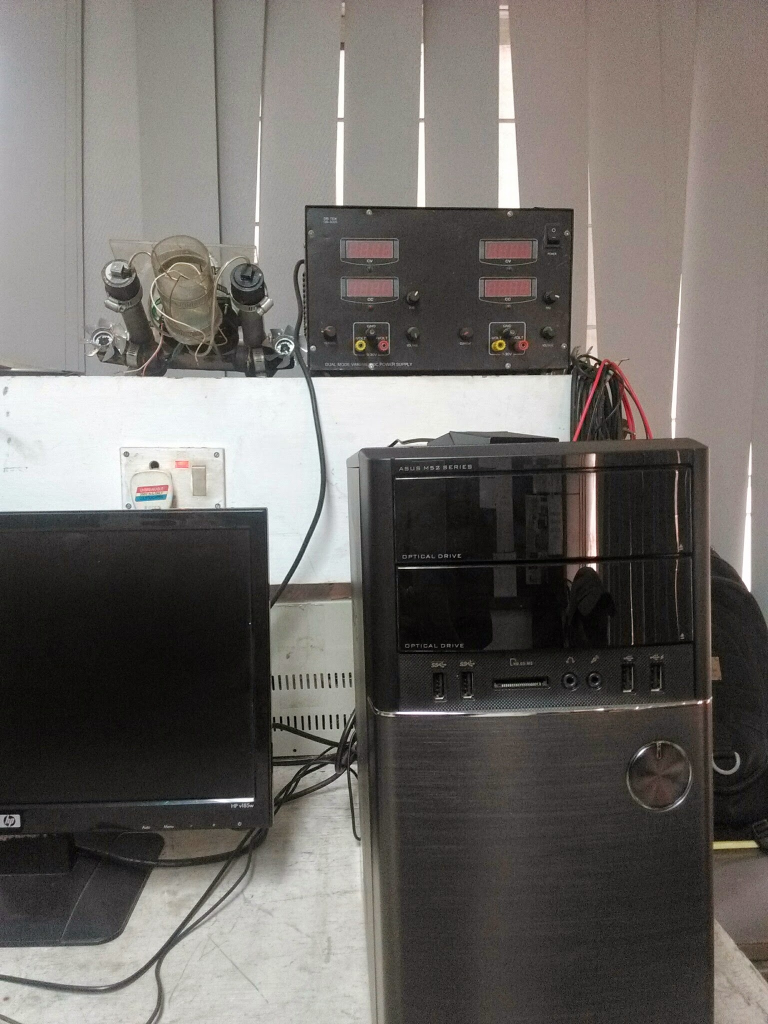
//> input picture linearPanaroma/IMG_20150408_112514.jpg, 1536 x 2048 px, given in place of the camera (shown at 1/2 size)
$ ./objTracking   (built with g++ and OpenCV 4)
//> lines starting //> are read from the running program, lines starting //| are printed output that depends on the picture; after the words box and inside, x2 and y2 are one past the last pixel; in counts of white or black regions, pixels touching at a corner belong together
/*
 * objectTrackingTutorial.cpp

Written by  Kyle Hounslow 2013

Permission is hereby granted, free of charge, to any person obtaining a copy of this software and associated
 documentation files (the "Software")
, to deal in the Software without restriction, including without limitation the rights to use, copy, modify,
 merge, publish, distribute, sublicense,
and/or sell copies of the Software, and to permit persons to whom the Software is furnished to do so, subject
 to the following conditions:

The above copyright notice and this permission notice shall be included in all copies or substantial
portions of the Software.

THE SOFTWARE IS PROVIDED "AS IS", WITHOUT WARRANTY OF ANY KIND, EXPRESS OR IMPLIED, INCLUDING BUT NOT
LIMITED TO THE WARRANTIES OF MERCHANTABILITY,
FITNESS FOR A PARTICULAR PURPOSE AND NONINFRINGEMENT. IN NO EVENT SHALL THE AUTHORS OR COPYRIGHT HOLDERS
 BE LIABLE FOR ANY CLAIM, DAMAGES OR OTHER
LIABILITY, WHETHER IN AN ACTION OF CONTRACT, TORT OR OTHERWISE, ARISING FROM, OUT OF OR IN CONNECTION WITH
THE SOFTWARE OR THE USE OR OTHER DEALINGS
IN THE SOFTWARE.
*/
#include <sstream>
#include <string>
#include <iostream>
#include <highgui/highgui.hpp>
#include <opencv.hpp>
#include <cstdio>

using namespace cv;
//initial min and max HSV filter values.
//these will be changed using trackbars
int H_MIN = 0;
int H_MAX = 256;
int S_MIN = 0;
int S_MAX = 256;
int V_MIN = 0;
int V_MAX = 256;
//default capture width and height
const int FRAME_WIDTH = 640;
const int FRAME_HEIGHT = 480;
//max number of objects to be detected in frame
const int MAX_NUM_OBJECTS=50;
//minimum and maximum object area
const int MIN_OBJECT_AREA = 20*20;
const int MAX_OBJECT_AREA = FRAME_HEIGHT*FRAME_WIDTH/1.5;
//names that will appear at the top of each window
const string windowName = "Original Image";
const string windowName1 = "HSV Image";
const string windowName2 = "Thresholded Image";
const string windowName3 = "After Morphological Operations";
const string trackbarWindowName = "Trackbars";
void on_trackbar( int, void* )
{//This function gets called whenever a
	// trackbar position is changed


}
// [7 lines left out: function intToString, not called in this run]
void createTrackbars(){
	//create window for trackbars


    namedWindow(trackbarWindowName,0);
	//create memory to store trackbar name on window
	char TrackbarName[50];
	sprintf( TrackbarName, "H_MIN", H_MIN);
	sprintf( TrackbarName, "H_MAX", H_MAX);
	sprintf( TrackbarName, "S_MIN", S_MIN);
	sprintf( TrackbarName, "S_MAX", S_MAX);
	sprintf( TrackbarName, "V_MIN", V_MIN);
	sprintf( TrackbarName, "V_MAX", V_MAX);
	//create trackbars and insert them into window
	//3 parameters are: the address of the variable that is changing when the trackbar is moved(eg.H_LOW),
	//the max value the trackbar can move (eg. H_HIGH),
	//and the function that is called whenever the trackbar is moved(eg. on_trackbar)
	//                                  ---->    ---->     ---->
    createTrackbar( "H_MIN", trackbarWindowName, &H_MIN, H_MAX, on_trackbar );
//> slider 'H_MIN' is set to 51
    createTrackbar( "H_MAX", trackbarWindowName, &H_MAX, H_MAX, on_trackbar );
    createTrackbar( "S_MIN", trackbarWindowName, &S_MIN, S_MAX, on_trackbar );
//> slider 'S_MIN' is set to 51
    createTrackbar( "S_MAX", trackbarWindowName, &S_MAX, S_MAX, on_trackbar );
    createTrackbar( "V_MIN", trackbarWindowName, &V_MIN, V_MAX, on_trackbar );
//> slider 'V_MIN' is set to 51
    createTrackbar( "V_MAX", trackbarWindowName, &V_MAX, V_MAX, on_trackbar );


}
// [88 lines left out: functions drawObject, morphOps, trackFilteredObject, not called in this run]
int main(int argc, char* argv[])
{
	//some boolean variables for different functionality within this
	//program
    bool trackObjects = false;
    bool useMorphOps = false;
	//Matrix to store each frame of the webcam feed
	Mat cameraFeed;
	//matrix storage for HSV image
	Mat HSV;
	//matrix storage for binary threshold image
	Mat threshold;
	//x and y values for the location of the object
	int x=0, y=0;
	//create slider bars for HSV filtering
	createTrackbars();
	//video capture object to acquire webcam feed
	VideoCapture capture;
	//open capture object at location zero (default location for webcam)
	capture.open(0);
	//set height and width of capture frame
	capture.set(CV_CAP_PROP_FRAME_WIDTH,FRAME_WIDTH);
	capture.set(CV_CAP_PROP_FRAME_HEIGHT,FRAME_HEIGHT);
	//start an infinite loop where webcam feed is copied to cameraFeed matrix
	//all of our operations will be performed within this loop
	while(1){
		//store image to matrix
		capture.read(cameraFeed);
//> cameraFeed is the input picture: 2048 rows x 1536 cols, CV_8UC3; mean B, G, R 102, 105.8, 109.7
		//convert frame from BGR to HSV colorspace
		cvtColor(cameraFeed,HSV,COLOR_BGR2HSV);
//> HSV: 2048 rows x 1536 cols, CV_8UC3; mean H, S, V 37.1, 26.4, 110.3
		//filter HSV image between values and store filtered image to
		//threshold matrix
		inRange(HSV,Scalar(H_MIN,S_MIN,V_MIN),Scalar(H_MAX,S_MAX,V_MAX),threshold);
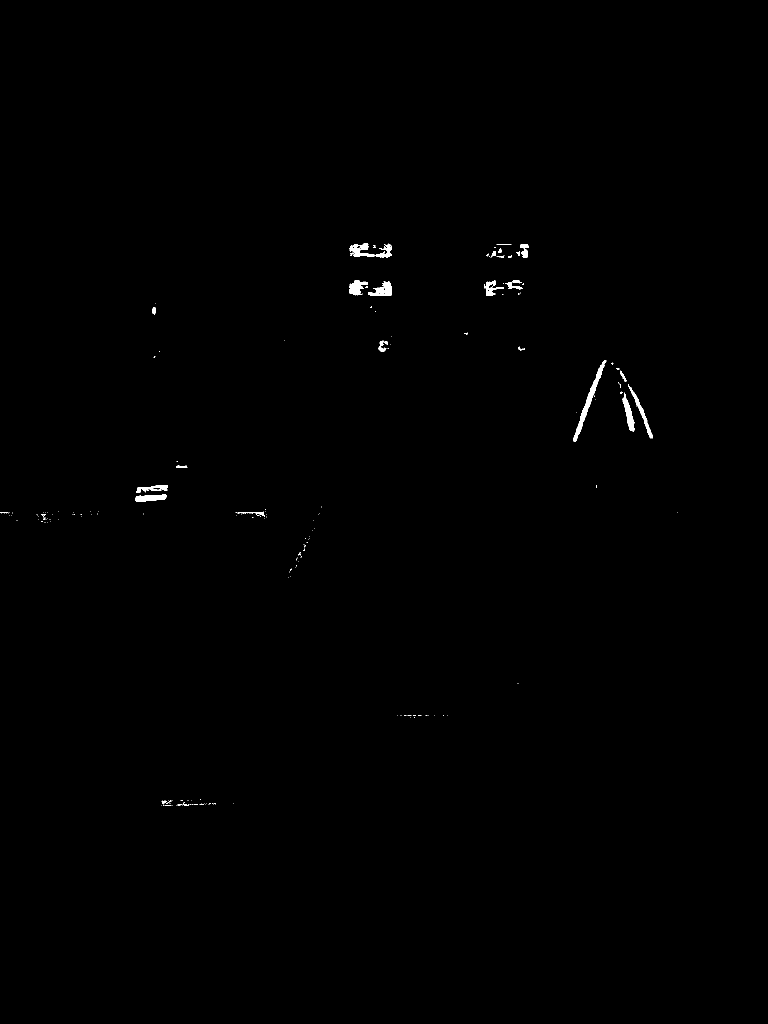
//> threshold: 2048 rows x 1536 cols, CV_8UC1 (shown at 1/2 size); 0.3% white; 209 white regions (181 under 20 px), largest, box (x1, y1, x2, y2) and area: (1146, 720, 1213, 883) 1485, (698, 486, 783, 515) 1186, (736, 563, 784, 592) 752
		//perform morphological operations on thresholded image to eliminate noise
		//and emphasize the filtered object(s)
		if(useMorphOps)
		morphOps(threshold);
		//pass in thresholded frame to our object tracking function
		//this function will return the x and y coordinates of the
		//filtered object
		if(trackObjects)
			trackFilteredObject(x,y,threshold,cameraFeed);

		//show frames
		imshow(windowName2,threshold);
		imshow(windowName,cameraFeed);
		imshow(windowName1,HSV);
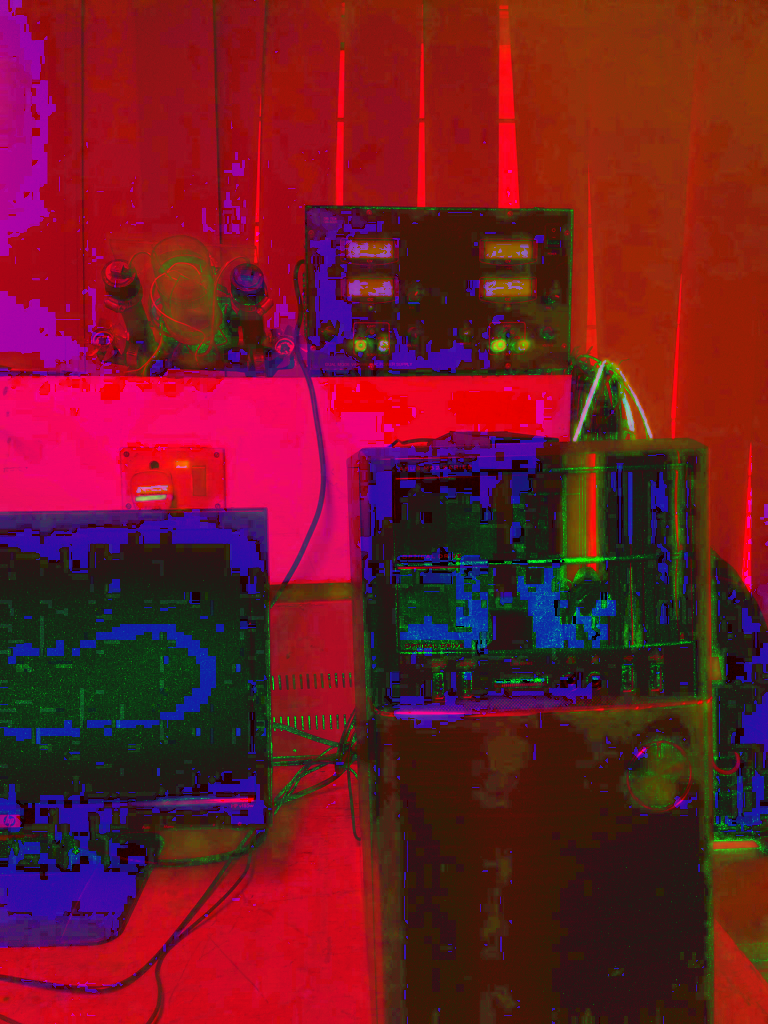
//> window 'HSV Image': 2048 rows x 1536 cols, CV_8UC3 (shown at 1/2 size); mean B, G, R 37.1, 26.4, 110.3


		//delay 30ms so that screen can refresh.
		//image will not appear without this waitKey() command
		waitKey(30);
	}


	return 0;
}

$ run again, on linearPanaroma/IMG_20150408_112518.jpg
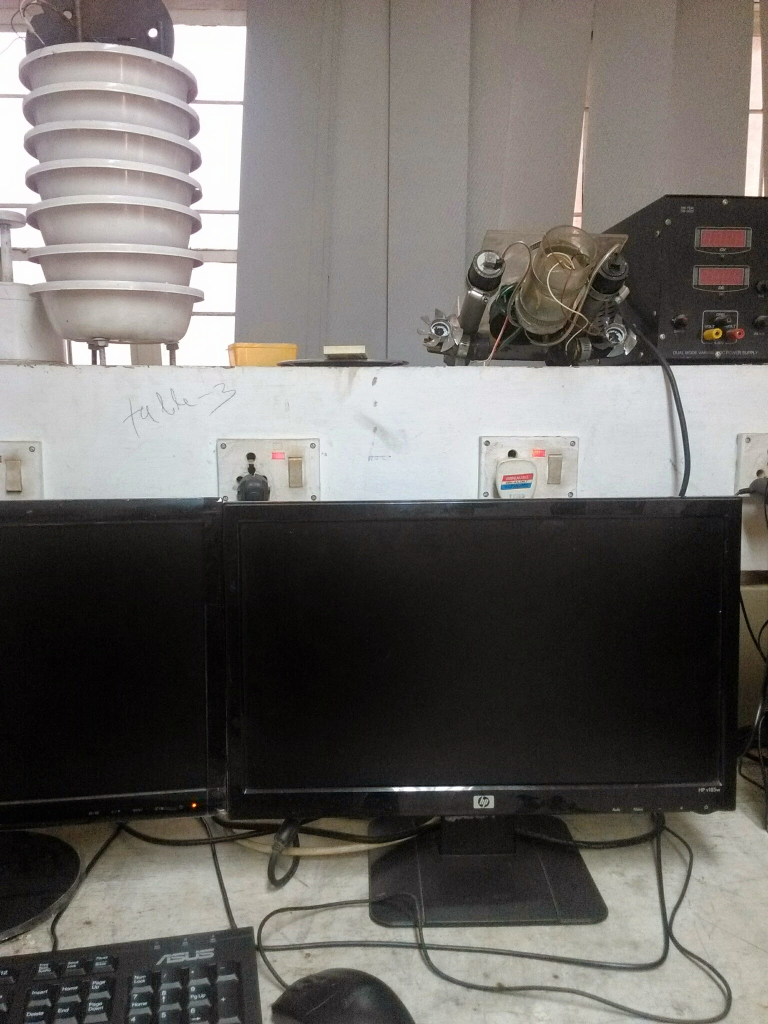
//> input picture linearPanaroma/IMG_20150408_112518.jpg, 1536 x 2048 px, given in place of the camera (shown at 1/2 size)
//> cameraFeed is the input picture: 2048 rows x 1536 cols, CV_8UC3; mean B, G, R 101.7, 105.3, 108.5
//> HSV: 2048 rows x 1536 cols, CV_8UC3; mean H, S, V 53.6, 33.5, 109.5
//> `inRange(HSV,Scalar(H_MIN,S_MIN,V_MIN),Scalar(H_MAX,S_MAX,V_MAX),thresh..`:
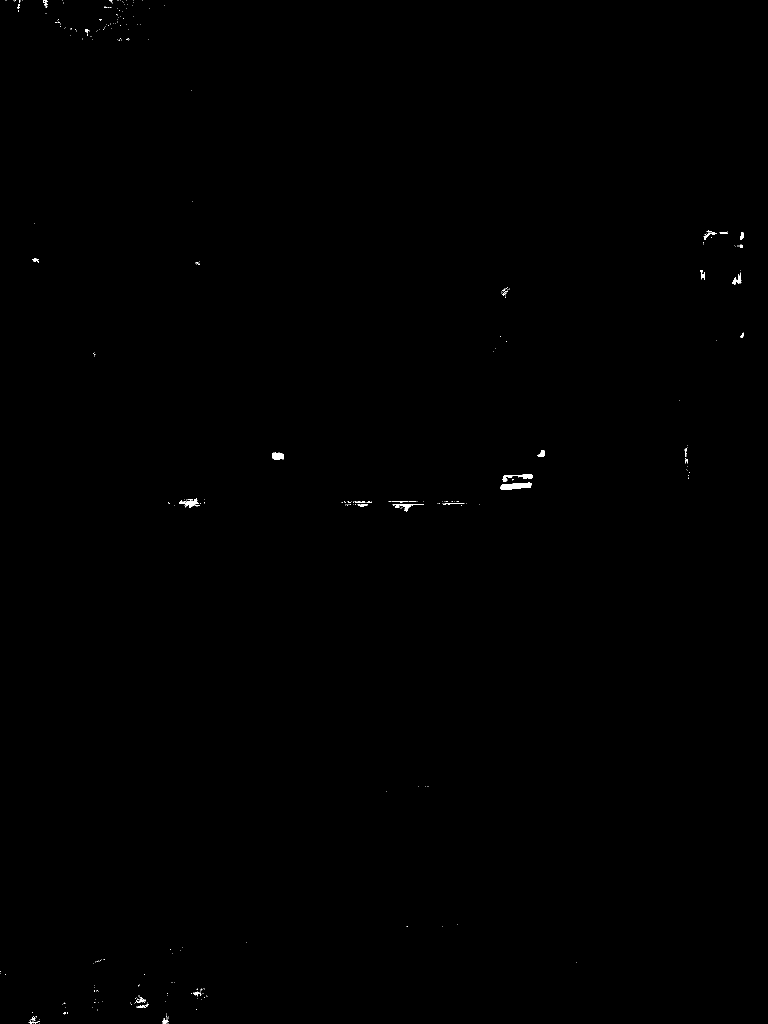
//> threshold: 2048 rows x 1536 cols, CV_8UC1 (shown at 1/2 size); 0.13% white; 332 white regions (299 under 20 px), largest, box (x1, y1, x2, y2) and area: (1001, 965, 1063, 980) 644, (1005, 948, 1066, 963) 352, (358, 997, 398, 1016) 296
//> `imshow(windowName1,HSV);`:
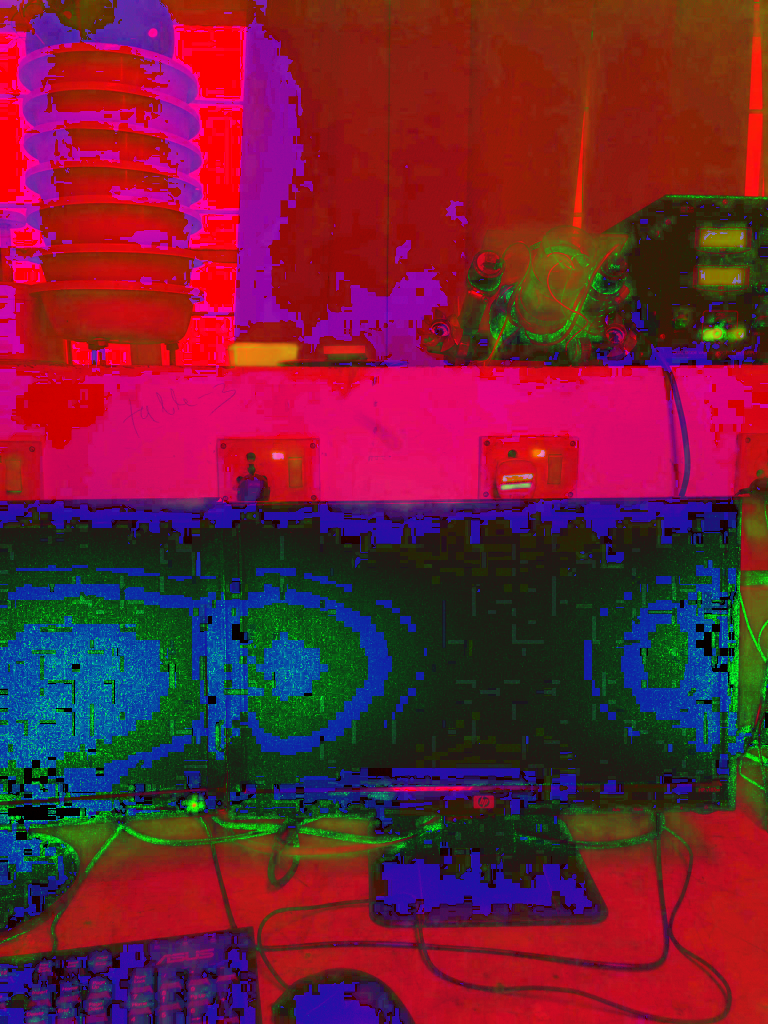
//> window 'HSV Image': 2048 rows x 1536 cols, CV_8UC3 (shown at 1/2 size); mean B, G, R 53.6, 33.5, 109.5

$ run again, on linearPanaroma/IMG_20150408_112522.jpg
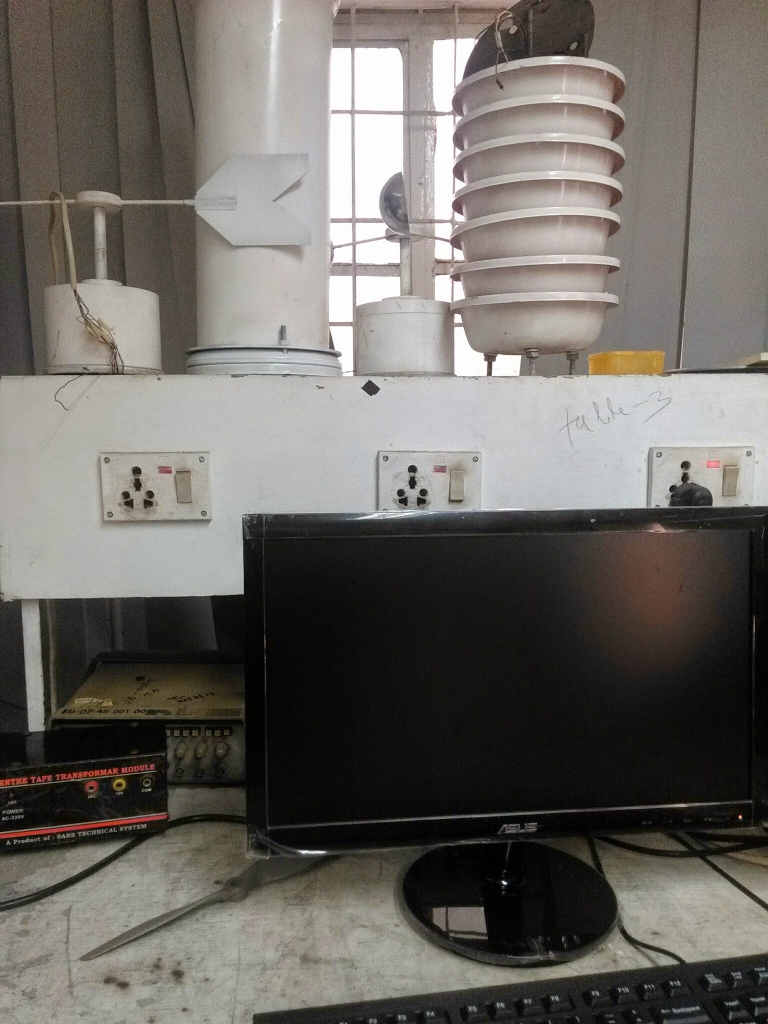
//> input picture linearPanaroma/IMG_20150408_112522.jpg, 1536 x 2048 px, given in place of the camera (shown at 1/2 size)
//> cameraFeed is the input picture: 2048 rows x 1536 cols, CV_8UC3; mean B, G, R 99.8, 104.8, 108.7
//> HSV: 2048 rows x 1536 cols, CV_8UC3; mean H, S, V 40.3, 34.5, 109.1
//> `inRange(HSV,Scalar(H_MIN,S_MIN,V_MIN),Scalar(H_MAX,S_MAX,V_MAX),thresh..`:
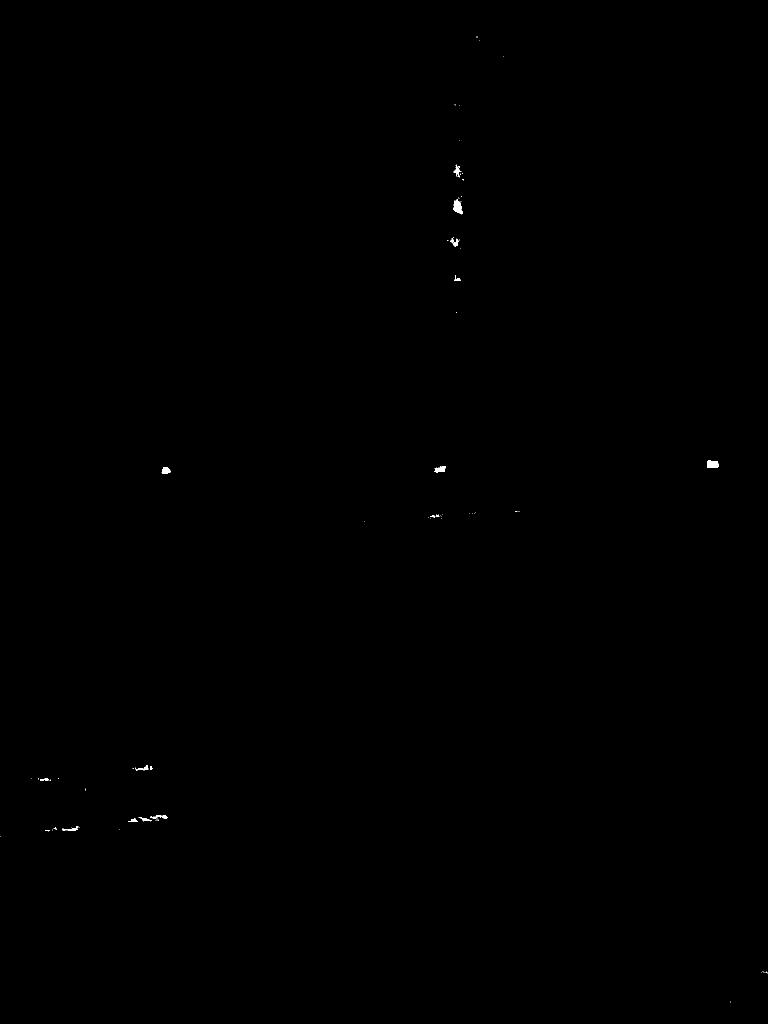
//> threshold: 2048 rows x 1536 cols, CV_8UC1 (shown at 1/2 size); 0.07% white; 83 white regions (67 under 20 px), largest, box (x1, y1, x2, y2) and area: (907, 398, 926, 429) 351, (1414, 921, 1437, 936) 300, (869, 932, 892, 945) 196
//> `imshow(windowName1,HSV);`:
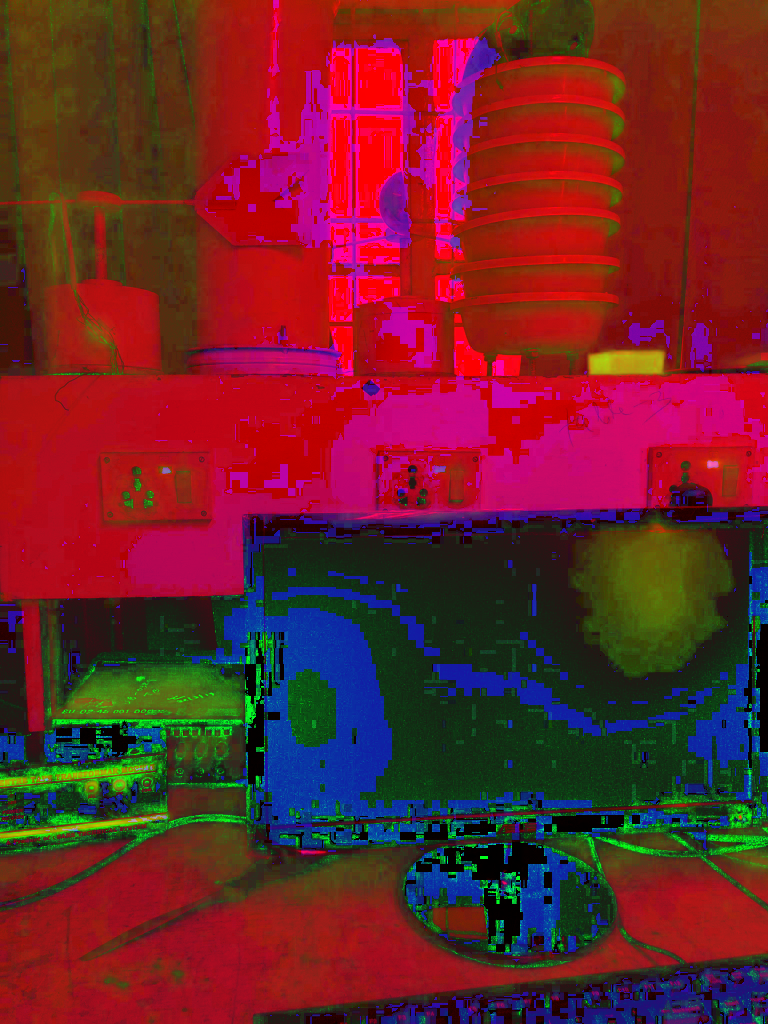
//> window 'HSV Image': 2048 rows x 1536 cols, CV_8UC3 (shown at 1/2 size); mean B, G, R 40.3, 34.5, 109.1
